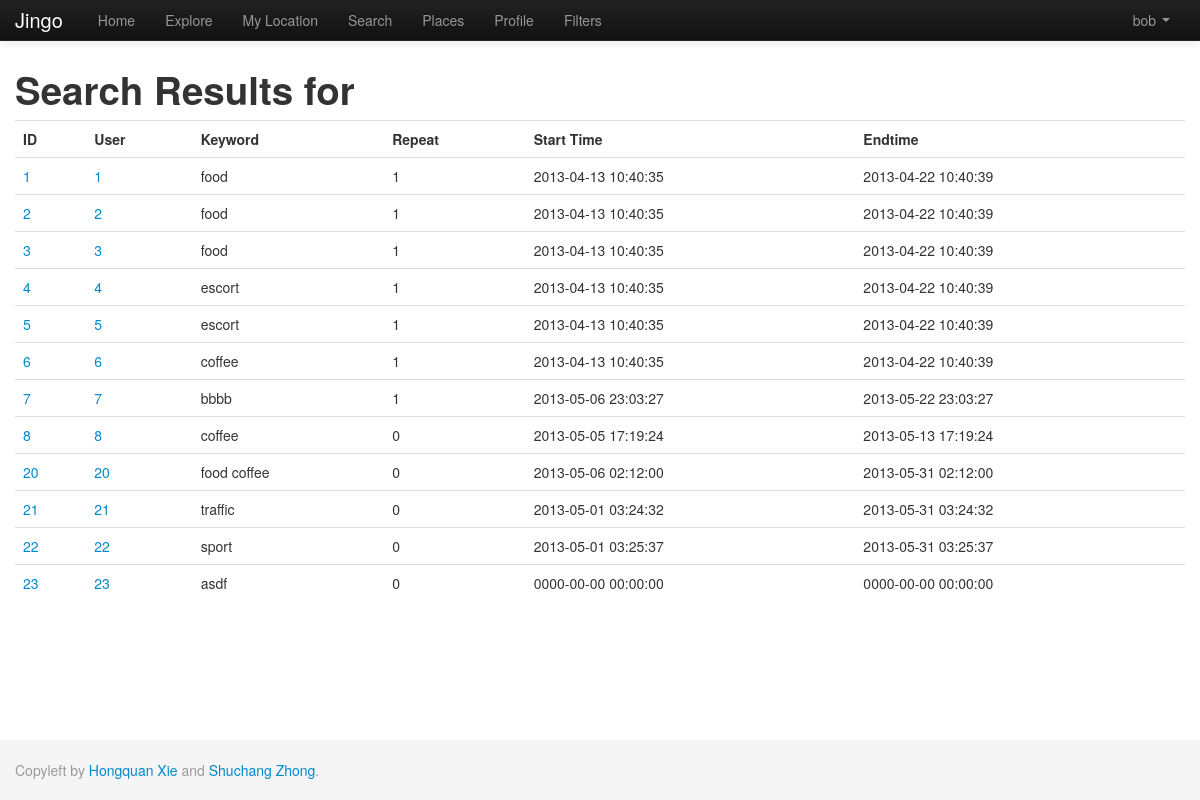
The page /index.php/search/note (signed in) on the database its author committed.
### tables this page shows
CREATE TABLE IF NOT EXISTS `note` (
  `nid` int(11) NOT NULL AUTO_INCREMENT,
  `uid` int(11) DEFAULT NULL,
  `pid` int(11) DEFAULT NULL,
  `text_body` varchar(1000) DEFAULT NULL,
  `keyword` varchar(200) DEFAULT NULL,
  `dt_inserted` datetime DEFAULT NULL,
  `dt_edited` timestamp NOT NULL DEFAULT CURRENT_TIMESTAMP,
  `active` tinyint(1) NOT NULL DEFAULT '1',
  `s_from` datetime DEFAULT '0000-00-00 00:00:00',
  `s_to` datetime DEFAULT '0000-00-00 00:00:00',
  `repeat_flag` tinyint(1) DEFAULT '0',
  `sunday` tinyint(1) DEFAULT '0',
  `monday` tinyint(1) DEFAULT '0',
  `tuesday` tinyint(1) DEFAULT '0',
  `wednesday` tinyint(1) DEFAULT '0',
  `thursday` tinyint(1) DEFAULT '0',
  `friday` tinyint(1) DEFAULT '0',
  `saturday` tinyint(1) DEFAULT '0',
  `public` tinyint(1) NOT NULL,
  PRIMARY KEY (`nid`)
);

### application/controllers/search.php (called while the page is built, shortened)
<?php
class Search extends CI_Controller{
    public function __construct(){
        $this->load->helper('view_helper');
        $this->load->view('header');
    }
    public function note(){
    	$q = $this->input->post('q');
    	$this->load->model('Note');
    	$this->Note->searchQ = $q;
    	$data['notes'] = $this->Note->get();
    	$data['q'] = $q;
    	$this->load->view('search_note',$data);
    	$this->load->view('footer');
    }
}

### index.php (called while the page is built, shortened)
<?php
require_once BASEPATH.'core/CodeIgniter.php';

### application/models/note.php (called while the page is built, shortened)
<?php
class Note extends CI_Model {
    function get($params=null){
		$this->db->select('*,note.dt_inserted as note_dt_inserted');
		$this->db->from('note');
		$this->db->join('user','user.uid=note.uid');
		$this->db->join('place','place.pid=note.pid');
		$where = ' 1=1 ';
		$newString ='and (note.public = 1 or (note.public = 0 and note.uid in (select current_u from follow where active = "1" and followed_user ='.$_SESSION['user']['uid'].' )))';
		$where .= $newString;
		if(isset($this->searchQ)){
			$q = $this->db->escape('%'.$this->searchQ.'%');
			$where .= " AND ((LOWER(note.text_body) LIKE $q) OR (LOWER(note.keyword) LIKE $q)) ";
		}
		if($params){
			$params['note.active']=1;
			$this->db->where($params);
		}else
			$this->db->where($where, null, false);
		$query = $this->db->get();
        return $query->result_array();
    }
}

### application/views/search_note.php (the view)
<table id="search_note" class="table table-hover">
	<tbody>
	<h1>Search Results for <span style="color:#ff0000"><?php echo $q;?></span><h1>
<?php	if($notes){ ?>
			<th>ID</th>
			<th>User</th>
			<th>Keyword</th>
			<th>Repeat</th>
			<th>Start Time</th>
			<th>Endtime</th>
<?php		foreach($notes as $note){
?>				<tr>
					<td><a href="/trunk/index.php/note?nid=<?php echo $note['nid'];?>" ><?php echo $note['nid'];?></a></td>
					<td><a href="/trunk/index.php/user?uid=<?php echo $note['uid'];?>"><?php echo $note['nid'];?></a></td>
					<td><?php echo $note['keyword'];?></td>
					<td><?php echo $note['repeat_flag'];?></td>
					<td><?php echo $note['s_from'];?></td>
					<td><?php echo $note['s_to'];?></td>
				</tr>
<?php }}else{
?>			<tr><div style="color:#ff0000">No results</div></tr>
<?php }?>
	</tbody>
</table>

### rows shown on the page
note: nid "1", keyword "food", repeat_flag "1", s_from "2013-04-13 10:40:35", s_to "2013-04-22 10:40:39"
note: nid "2", keyword "food", repeat_flag "1", s_from "2013-04-13 10:40:35", s_to "2013-04-22 10:40:39"
note: nid "3", keyword "food", repeat_flag "1", s_from "2013-04-13 10:40:35", s_to "2013-04-22 10:40:39"
note: nid "4", keyword "escort", repeat_flag "1", s_from "2013-04-13 10:40:35", s_to "2013-04-22 10:40:39"
note: nid "5", keyword "escort", repeat_flag "1", s_from "2013-04-13 10:40:35", s_to "2013-04-22 10:40:39"
note: nid "6", keyword "coffee", repeat_flag "1", s_from "2013-04-13 10:40:35", s_to "2013-04-22 10:40:39"
note: nid "7", keyword "bbbb", repeat_flag "1", s_from "2013-05-06 23:03:27", s_to "2013-05-22 23:03:27"
note: nid "8", keyword "coffee", repeat_flag "0", s_from "2013-05-05 17:19:24", s_to "2013-05-13 17:19:24"
note: nid "20", keyword "food coffee", repeat_flag "0", s_from "2013-05-06 02:12:00", s_to "2013-05-31 02:12:00"
note: nid "21", keyword "traffic", repeat_flag "0", s_from "2013-05-01 03:24:32", s_to "2013-05-31 03:24:32"
note: nid "22", keyword "sport", repeat_flag "0", s_from "2013-05-01 03:25:37", s_to "2013-05-31 03:25:37"
note: nid "23", keyword "asdf", repeat_flag "0", s_from "0000-00-00 00:00:00", s_to "0000-00-00 00:00:00"

### other values the page prints
$_SESSION['user']['uname'] "bob"
